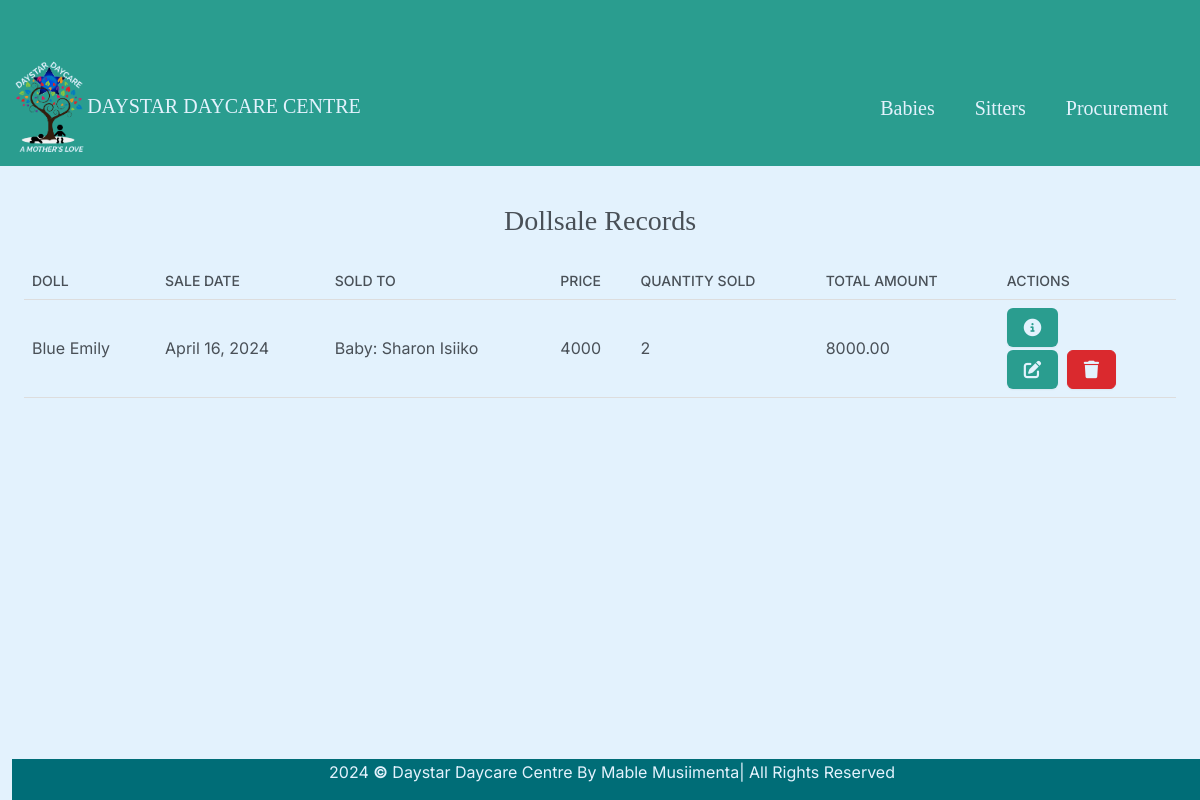
/dollsale/, run on an earlier commit of the app's database.
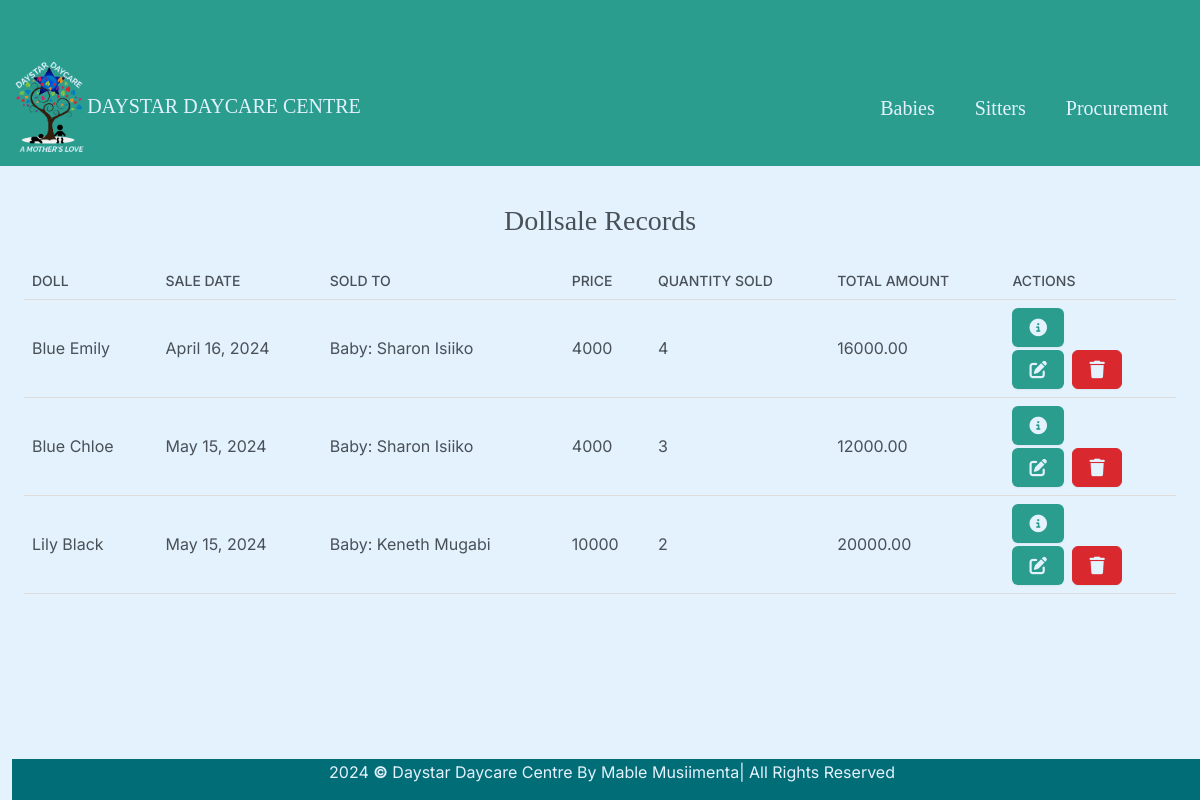
And on a later commit of the database.
### daystarapp/models.py (models this page shows, shortened)
class DollSale(models.Model):
    doll = models.ForeignKey(Doll, on_delete=models.CASCADE, verbose_name="Doll")
    sale_date = models.DateField(null=False, verbose_name="Sale Date")
    l_name = models.ForeignKey(Baby, on_delete=models.CASCADE, verbose_name="Sold To")
    price = models.CharField(verbose_name="Price", max_length=7, validators=[RegexValidator(r'^[0-9]+$')])
    quantity_sold = models.PositiveIntegerField(null=False, verbose_name="Quantity Sold")
    total_amount = models.DecimalField(max_digits=10, decimal_places=2, null=False, verbose_name="Total Amount")

class Doll(models.Model):
    name = models.CharField(max_length=100, verbose_name="Doll Name")
    brand = models.CharField(max_length=100, null=False, verbose_name="Brand")
    color = models.CharField(max_length=50, null=False, verbose_name="Color")
    qty_stocked = models.IntegerField(null=False, default=None, verbose_name="Quantity Stocked")
    stock_date = models.DateField(null=False, default=None, verbose_name="Stock Date")
    buying_price = models.IntegerField(null=False, default=None, verbose_name="Buying Price")
    price = models.DecimalField(max_digits=10, default=None, decimal_places=2, null=False, verbose_name="Selling Price")
    qty_in_stock = models.IntegerField(verbose_name="Quantity in Stock", default=None)
    qty_left = models.IntegerField(verbose_name="Quantity Left", default=None)
    def __str__(self):
        return self.name

class Baby(models.Model):
    first_name = models.CharField(max_length=50, null=False)
    last_name = models.CharField(max_length=50, null=False)
    baby_number = models.CharField(max_length=4,null=False, default=0, validators=[validate_two_digit_integer, RegexValidator(regex=r'^\d{1,2}$', message='Value must be a two-digit integer')])
    gender = models.CharField(max_length=10, null=False, choices=GENDER)
    age = models.PositiveIntegerField()
    location = models.CharField(max_length=50, null=False)
    parent_name = models.CharField(max_length=50, null=False, validators=[validate_two_names])
    parent_contact = models.CharField(max_length=50, null=False, validators=[validate_phone_number])
    def __str__(self):
        return f"Baby: {self.first_name} {self.last_name}"

### daystarapp/views.py (the view)
# urls.py: path("dollsale/", views.dollsale, name="dollsale"),
def dollsale(request):
    return render(request, "dollsales/dollsale.html", {"dollsales": DollSale.objects.all()} )

### daystarapp/templates/dollsales/dollsale.html (shortened to what this page needs)
{% extends "babies/base.html" %}
{% block body %}
<div class="container-fluid" style="padding-top: 80px;">
    <h3 class="m-4" style="text-align: center; font-family:serif;">Dollsale Records</h3>
    <div class="row">
        <div class="col-12">
            {% if dollsales %}
                <div class="table-responsive">
                    <table>
                        <thead>
                            <tr>
                                <th scope="col">Doll</th>
                                <th scope="col">Sale Date</th>
                                <th scope="col">Sold To</th>
                                <th scope="col">Price</th>
                                <th scope="col">Quantity Sold</th>
                                <th scope="col">Total Amount</th>
                                <th scope="col">ACTIONS</th>
                            </tr>
                        </thead>
                        <tbody>
                            {% for dollsale in dollsales %}
                                <tr>
                                    <td>{{ dollsale.doll }}</td>
                                    <td>{{ dollsale.sale_date }}</td>
                                    <td>{{ dollsale.l_name }}</td>
                                    <td>{{ dollsale.price }}</td>
                                    <td>{{ dollsale.quantity_sold }}</td>
                                    <td>{{ dollsale.total_amount }}</td>
                                    <td>
                                        <button type="button" class="btn me-1" href="{% url 'view_dollsale' dollsale.id %}" data-bs-toggle="modal" data-bs-target="#myModal{{dollsale.id}}" style="background-color: #2a9d8f; color:#e3f2fd; margin-bottom:3px;"></button><br>
                                        <a class="btn me-1" href="{% url 'editttt' dollsale.id %}" style="background-color: #2a9d8f; color:#e3f2fd;">
                                        </a>
                                        <button type="button" class="btn btn-danger" data-bs-toggle="modal" data-bs-target="#deleteeee{{dollsale.id}}" style="color: #e3f2fd;">
                                        </button>
                                    </td>
                                </tr>
                            {% endfor %}
                        </tbody>
                    </table>
                </div>
            {% else %}
                <h5 class="alert alert-primary ms-4 me-4">No Dollsale Records</h5>
            {% endif %}
        </div>
    </div>
</div>
{% endblock %}

### daystarapp/templates/babies/base.html (shortened to what this page needs)
{% load static %}
<!DOCTYPE html>
<html lang="en">
<head>
    <link rel="stylesheet" href="https://cdnjs.cloudflare.com/ajax/libs/font-awesome/6.5.2/css/all.min.css">
    <link rel="stylesheet" href="{% static 'css/bootstrap.min.css' %}">
    <link rel="stylesheet" href="{% static 'css/base.css' %}">
</head>
<body class="d-flex flex-column min-vh-100" style="background-color: #e3f2fd;">
    <nav class="navbar navbar-expand-lg" style="background-color: #2a9d8f">
        <div class="container-fluid">
          <a class="navbar-brand" href="{% url 'baby' %}" style="color: #e3f2fd;">
          <img src="{% static 'images/badge1.png' %}" alt="badge" style="height: 100px; padding-bottom:3px;">DAYSTAR DAYCARE CENTRE</a>
          <div class="collapse navbar-collapse" id="navbarColor01">
            <ul class="navbar-nav ms-auto">
              <li class="nav-item dropdown">
                <a class="nav-link dropdown-toggle" href="#" role="button" data-bs-toggle="dropdown" aria-expanded="false" style="color: #e3f2fd;">
                  Babies
                </a>
                <li class="nav-item dropdown">
                  <a class="nav-link dropdown-toggle" href="#" role="button" data-bs-toggle="dropdown" aria-expanded="false" style="color: #e3f2fd;">
                    Sitters
                  </a>
                  <li class="nav-item dropdown">
                    <a class="nav-link dropdown-toggle" href="#" role="button" data-bs-toggle="dropdown" aria-expanded="false" style="color: #e3f2fd;">
                      Procurement
                    </a>
             </ul>
          </div>
        </div>
      </nav>
     <div class="container-fluid">
        {% block body %}
        {% endblock %}
     </div>
     <div class="container-fluid">
      <footer class="footer">
        <div class="container">
          <span class="text-muted">
            <p class="copyright">
              <script>document.write(new Date().getFullYear())</script> <span style="font-weight: bold;">&copy;</span> Daystar Daycare Centre By Mable Musiimenta| All Rights Reserved
          </p>
          </span>
        </div>
      </footer>
     </div>
</body>
</html>

### daystarapp/templates/babies/base.html (style rules this page uses)
.navbar { position: fixed; top: 0; width: 100%; z-index:800; font-family: serif; font-size: 20px; padding-top: 3px; padding-bottom: 3px; }
.navbar-nav > li { position: relative; }
.navbar-nav .nav-link::after { display: none !important; }
.footer { position: fixed; bottom: 0; width: 100%; background-color: #006d77; }
.footer .copyright { margin-top: 1px; text-align: center; font-size: 16px; color: #e3f2fd; }
.container-fluid { margin-top: 50px; position: relative; }

### daystarapp/templates/dollsales/dollsale.html (style rules this page uses)
table { border-collapse: collapse; width: 100%; }
th, td { padding: 8px; text-align: left; border-bottom: 1px solid #DDD; }

What changed in the data, as far as the page shows it:
changed DollSale "April 16, 2024": quantity_sold "2" → "4"; total_amount "8000.00" → "16000.00"
added DollSale: doll "Blue Chloe", sale_date "May 15, 2024", l_name "Baby: Sharon Isiiko", price "4000", quantity_sold "3", total_amount "12000.00"
added DollSale: doll "Lily Black", sale_date "May 15, 2024", l_name "Baby: Keneth Mugabi", price "10000", quantity_sold "2", total_amount "20000.00"
